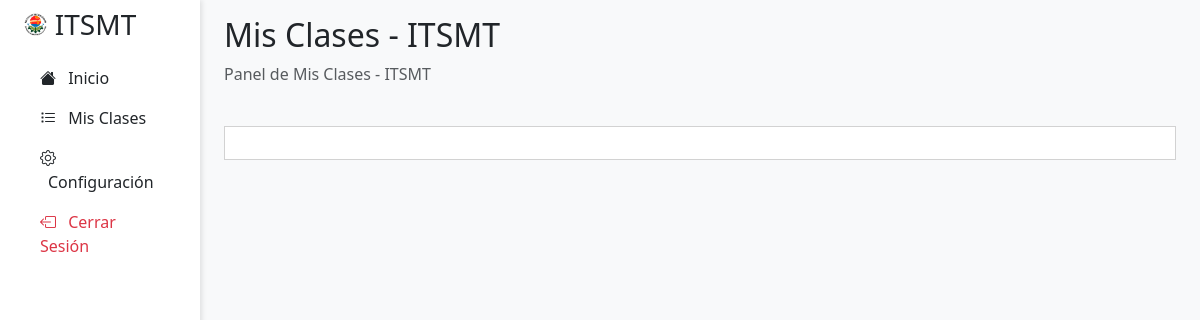
Before: /view/mis-clases/ (signed in) with the older database file.
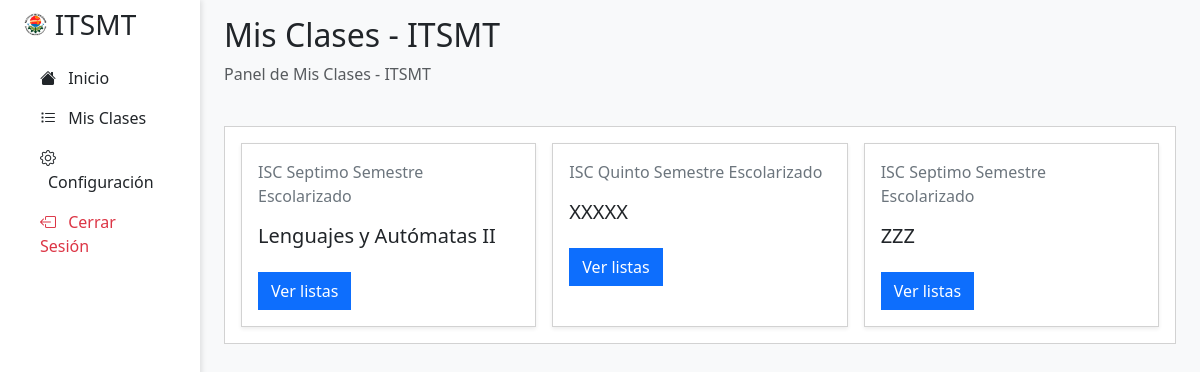
After: the same page with the newer database file.
### tables this page shows
CREATE TABLE `clases` (
  `id` int(11) NOT NULL AUTO_INCREMENT,
  `profesor_id` int(11) NOT NULL,
  `asignatura_id` varchar(10) NOT NULL,
  `carrera_id` varchar(10) NOT NULL,
  `semestre_id` int(11) NOT NULL,
  `sistema_id` int(11) NOT NULL,
  `periodo_id` int(11) NOT NULL,
  `salon_id` varchar(10) NOT NULL,
  `activo` tinyint(1) NOT NULL DEFAULT 1,
  PRIMARY KEY (`id`),
  KEY `profesor_id` (`profesor_id`,`asignatura_id`,`carrera_id`,`semestre_id`,`sistema_id`,`periodo_id`,`salon_id`),
  KEY `asignatura_id` (`asignatura_id`),
  KEY `carrera_id` (`carrera_id`),
  KEY `semestre_id` (`semestre_id`),
  KEY `sistema_id` (`sistema_id`),
  KEY `periodo_id` (`periodo_id`),
  KEY `salon_id` (`salon_id`),
  CONSTRAINT `clases_ibfk_1` FOREIGN KEY (`profesor_id`) REFERENCES `usuarios` (`id`) ON DELETE CASCADE ON UPDATE CASCADE,
  CONSTRAINT `clases_ibfk_2` FOREIGN KEY (`asignatura_id`) REFERENCES `asignaturas` (`id`) ON DELETE CASCADE ON UPDATE CASCADE,
  CONSTRAINT `clases_ibfk_3` FOREIGN KEY (`carrera_id`) REFERENCES `carreras` (`id`) ON DELETE CASCADE ON UPDATE CASCADE,
  CONSTRAINT `clases_ibfk_4` FOREIGN KEY (`semestre_id`) REFERENCES `semestres` (`id`) ON DELETE CASCADE ON UPDATE CASCADE,
  CONSTRAINT `clases_ibfk_5` FOREIGN KEY (`sistema_id`) REFERENCES `sistemas` (`id`) ON DELETE CASCADE ON UPDATE CASCADE,
  CONSTRAINT `clases_ibfk_6` FOREIGN KEY (`periodo_id`) REFERENCES `periodos` (`id`) ON DELETE CASCADE ON UPDATE CASCADE,
  CONSTRAINT `clases_ibfk_7` FOREIGN KEY (`salon_id`) REFERENCES `salones` (`id`) ON DELETE CASCADE ON UPDATE CASCADE
);

CREATE TABLE `semestres` (
  `id` int(11) NOT NULL AUTO_INCREMENT,
  `nombre_semestre` varchar(20) NOT NULL,
  PRIMARY KEY (`id`)
);

CREATE TABLE `sistemas` (
  `id` int(11) NOT NULL AUTO_INCREMENT,
  `nombre_sistema` varchar(50) NOT NULL,
  PRIMARY KEY (`id`)
);

CREATE TABLE `asignaturas` (
  `id` varchar(10) NOT NULL,
  `nombre_asignatura` varchar(50) NOT NULL,
  PRIMARY KEY (`id`)
);

### view/mis-clases/index.php (the view, shortened to what this page needs)
<?php
include_once __DIR__ . "../../../php/conexion.php";
$titulo = "Mis Clases - " . SIGLAS;
include_once __DIR__ . "../../layout/header.php";
?>
<div class="col-md-9 col-lg-10 ms-sm-auto px-4 main-content">
    <div class="d-flex justify-content-between flex-wrap flex-md-nowrap align-items-center pt-3 pb-2 mb-3">
        <div>
            <h1 class="h2"><?= $titulo ?></h1>
            <p class="text-muted">Panel de <?= $titulo ?></p>
        </div>
    </div>
    <div class="card mb-4 p-3 rounded-0">
        <div class="row row-cols-1 row-cols-md-3 g-3">
            <?php
            $profesor_id = $_SESSION['usuario']['id'];
            $mysqli = $conexion->query("SELECT c.id, a.nombre_asignatura, c.carrera_id, s.nombre_semestre, si.nombre_sistema FROM clases c
                                    INNER JOIN asignaturas a ON c.asignatura_id = a.id
                                    INNER JOIN semestres s ON c.semestre_id = s.id
                                    INNER JOIN sistemas si ON c.sistema_id = si.id
                                    INNER JOIN periodos p ON c.periodo_id = p.id
                                    WHERE p.activo <> 0 AND c.profesor_id = $profesor_id");
            while ($dato = $mysqli->fetch_object()) :
            ?>
                <div class="col">
                    <div class="card stat-card-mio rounded-0 shadow-sm h-100">
                        <div class="card-body">
                            <p class="card-text text-secondary"><?= $dato->carrera_id ?> <?= $dato->nombre_semestre ?> Semestre <?= $dato->nombre_sistema ?></p>
                            <h5 class="card-title mb-4"><?= $dato->nombre_asignatura ?></h5>
                            <a href="<?= URL_RAIZ ?>view/mis-clases/asistencias.php?id=<?= $dato->id ?>" class="btn btn-primary rounded-0">Ver listas</a>
                        </div>
                    </div>
                </div>
            <?php endwhile; ?>
        </div>
    </div>
</div>
<?php include_once __DIR__ . "../../layout/footer.php"; ?>

Changed rows visible on the page:
added clases: carrera "ISC", semestre.nombre_semestre "Septimo", sistema.nombre_sistema "Escolarizado", asignatura.nombre_asignatura "Lenguajes y Autómatas II"
added clases: carrera "ISC", semestre.nombre_semestre "Quinto", sistema.nombre_sistema "Escolarizado", asignatura.nombre_asignatura "XXXXX"
added clases: carrera "ISC", semestre.nombre_semestre "Septimo", sistema.nombre_sistema "Escolarizado", asignatura.nombre_asignatura "ZZZ"
